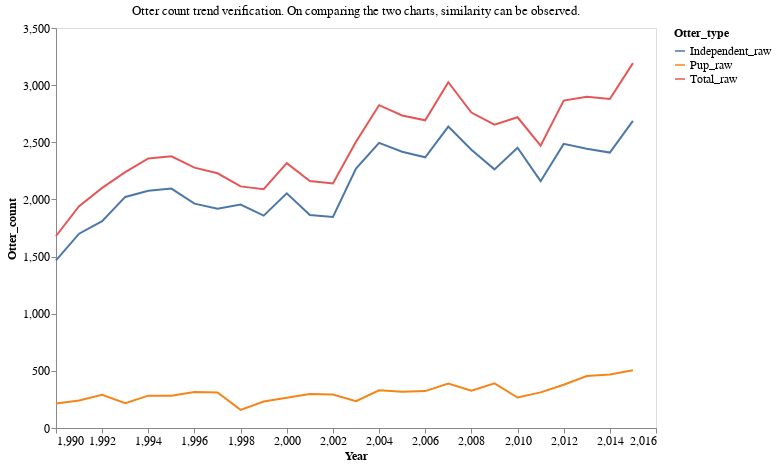

The cell this chart's notebook holds for it:
### Code cell
chart_title = 'Otter count trend verification. On comparing the two charts, similarity can be observed.'
alt.Chart(melted_df).mark_line().encode(
    x='Year',
    y='Otter_count',
    color='Otter_type'
).properties(
    width=600,
    height=400,
    title={
        'text':chart_title.split(':')
    }
).configure_axis(
    grid=False,
    labelFontSize=12,
    titleFontSize=12
).configure_legend(
    labelFontSize=12,
    titleFontSize=12
).configure_title(
    fontWeight='normal',
    fontSize=13
)

### Figure 1 — Vega-Lite specification as saved in the notebook (floating-point values rounded to 4 significant figures)
{"config": {"view": {"continuousWidth": 400, "continuousHeight": 300}, "axis": {"grid": false, "labelFontSize": 12, "titleFontSize": 12}, "legend": {"labelFontSize": 12, "titleFontSize": 12}, "title": {"fontSize": 13, "fontWeight": "normal"}}, "data": {"name": "data-5ac09c35b06bbf698125b7f8fa1ce1ca"}, "mark": "line", "encoding": {"color": {"type": "nominal", "field": "Otter_type"}, "x": {"type": "quantitative", "field": "Year"}, "y": {"type": "quantitative", "field": "Otter_count"}}, "height": 400, "title": {"text": ["Otter count trend verification. On comparing the two charts, similarity can be observed."]}, "width": 600, "$schema": "https://vega.github.io/schema/vega-lite/v4.8.1.json", "datasets": {"data-5ac09c35b06bbf698125b7f8fa1ce1ca": [{"Year": 1990, "Otter_type": "Independent_raw", "Otter_count": 1466.0}, {"Year": 1991, "Otter_type": "Independent_raw", "Otter_count": 1700.0}, {"Year": 1992, "Otter_type": "Independent_raw", "Otter_count": 1810.0}, {"Year": 1993, "Otter_type": "Independent_raw", "Otter_count": 2022.0}, {"Year": 1994, "Otter_type": "Independent_raw", "Otter_count": 2076.0}, {"Year": 1995, "Otter_type": "Independent_raw", "Otter_count": 2095.0}, {"Year": 1996, "Otter_type": "Independent_raw", "Otter_count": 1963.0}, {"Year": 1997, "Otter_type": "Independent_raw", "Otter_count": 1919.0}, {"Year": 1998, "Otter_type": "Independent_raw", "Otter_count": 1955.0}, {"Year": 1999, "Otter_type": "Independent_raw", "Otter_count": 1858.0}, {"Year": 2000, "Otter_type": "Independent_raw", "Otter_count": 2053.0}, {"Year": 2001, "Otter_type": "Independent_raw", "Otter_count": 1863.0}, {"Year": 2002, "Otter_type": "Independent_raw", "Otter_count": 1846.0}, {"Year": 2003, "Otter_type": "Independent_raw", "Otter_count": 2270.0}, {"Year": 2004, "Otter_type": "Independent_raw", "Otter_count": 2495.0}, {"Year": 2005, "Otter_type": "Independent_raw", "Otter_count": 2417.0}, {"Year": 2006, "Otter_type": "Independent_raw", "Otter_count": 2369.0}, {"Year": 2007, "Otter_type": "Independent_raw", "Otter_count": 2637.0}, {"Year": 2008, "Otter_type": "Independent_raw", "Otter_count": 2434.0}, {"Year": 2009, "Otter_type": "Independent_raw", "Otter_count": 2263.0}, {"Year": 2010, "Otter_type": "Independent_raw", "Otter_count": 2452.0}, {"Year": 2011, "Otter_type": "Independent_raw", "Otter_count": 2160.0}, {"Year": 2012, "Otter_type": "Independent_raw", "Otter_count": 2486.0}, {"Year": 2013, "Otter_type": "Independent_raw", "Otter_count": 2444.0}, {"Year": 2014, "Otter_type": "Independent_raw", "Otter_count": 2410.0}, {"Year": 2015, "Otter_type": "Independent_raw", "Otter_count": 2688.0}, {"Year": 1990, "Otter_type": "Pup_raw", "Otter_count": 214.0}, {"Year": 1991, "Otter_type": "Pup_raw", "Otter_count": 241.0}, {"Year": 1992, "Otter_type": "Pup_raw", "Otter_count": 291.0}, {"Year": 1993, "Otter_type": "Pup_raw", "Otter_count": 217.0}, {"Year": 1994, "Otter_type": "Pup_raw", "Otter_count": 283.0}, {"Year": 1995, "Otter_type": "Pup_raw", "Otter_count": 282.0}, {"Year": 1996, "Otter_type": "Pup_raw", "Otter_count": 315.0}, {"Year": 1997, "Otter_type": "Pup_raw", "Otter_count": 310.0}, {"Year": 1998, "Otter_type": "Pup_raw", "Otter_count": 159.0}, {"Year": 1999, "Otter_type": "Pup_raw", "Otter_count": 232.0}, {"Year": 2000, "Otter_type": "Pup_raw", "Otter_count": 264.0}, {"Year": 2001, "Otter_type": "Pup_raw", "Otter_count": 298.0}, {"Year": 2002, "Otter_type": "Pup_raw", "Otter_count": 293.0}, {"Year": 2003, "Otter_type": "Pup_raw", "Otter_count": 235.0}, {"Year": 2004, "Otter_type": "Pup_raw", "Otter_count": 330.0}, {"Year": 2005, "Otter_type": "Pup_raw", "Otter_count": 318.0}, {"Year": 2006, "Otter_type": "Pup_raw", "Otter_count": 323.0}, {"Year": 2007, "Otter_type": "Pup_raw", "Otter_count": 389.0}, {"Year": 2008, "Otter_type": "Pup_raw", "Otter_count": 326.0}, {"Year": 2009, "Otter_type": "Pup_raw", "Otter_count": 391.0}, {"Year": 2010, "Otter_type": "Pup_raw", "Otter_count": 267.0}, {"Year": 2011, "Otter_type": "Pup_raw", "Otter_count": 311.4}, {"Year": 2012, "Otter_type": "Pup_raw", "Otter_count": 379.0}, {"Year": 2013, "Otter_type": "Pup_raw", "Otter_count": 455.0}, {"Year": 2014, "Otter_type": "Pup_raw", "Otter_count": 469.0}, {"Year": 2015, "Otter_type": "Pup_raw", "Otter_count": 505.0}, {"Year": 1990, "Otter_type": "Total_raw", "Otter_count": 1680.0}, {"Year": 1991, "Otter_type": "Total_raw", "Otter_count": 1941.0}, {"Year": 1992, "Otter_type": "Total_raw", "Otter_count": 2101.0}, {"Year": 1993, "Otter_type": "Total_raw", "Otter_count": 2239.0}, {"Year": 1994, "Otter_type": "Total_raw", "Otter_count": 2359.0}, {"Year": 1995, "Otter_type": "Total_raw", "Otter_count": 2377.0}, {"Year": 1996, "Otter_type": "Total_raw", "Otter_count": 2278.0}, {"Year": 1997, "Otter_type": "Total_raw", "Otter_count": 2229.0}, {"Year": 1998, "Otter_type": "Total_raw", "Otter_count": 2114.0}, {"Year": 1999, "Otter_type": "Total_raw", "Otter_count": 2090.0}, {"Year": 2000, "Otter_type": "Total_raw", "Otter_count": 2317.0}, {"Year": 2001, "Otter_type": "Total_raw", "Otter_count": 2161.0}, {"Year": 2002, "Otter_type": "Total_raw", "Otter_count": 2139.0}, {"Year": 2003, "Otter_type": "Total_raw", "Otter_count": 2505.0}, {"Year": 2004, "Otter_type": "Total_raw", "Otter_count": 2825.0}, {"Year": 2005, "Otter_type": "Total_raw", "Otter_count": 2735.0}, {"Year": 2006, "Otter_type": "Total_raw", "Otter_count": 2692.0}, {"Year": 2007, "Otter_type": "Total_raw", "Otter_count": 3026.0}, {"Year": 2008, "Otter_type": "Total_raw", "Otter_count": 2760.0}, {"Year": 2009, "Otter_type": "Total_raw", "Otter_count": 2654.0}, {"Year": 2010, "Otter_type": "Total_raw", "Otter_count": 2719.0}, {"Year": 2011, "Otter_type": "Total_raw", "Otter_count": 2471.0}, {"Year": 2012, "Otter_type": "Total_raw", "Otter_count": 2865.0}, {"Year": 2013, "Otter_type": "Total_raw", "Otter_count": 2899.0}, {"Year": 2014, "Otter_type": "Total_raw", "Otter_count": 2879.0}, {"Year": 2015, "Otter_type": "Total_raw", "Otter_count": 3193.0}]}}
